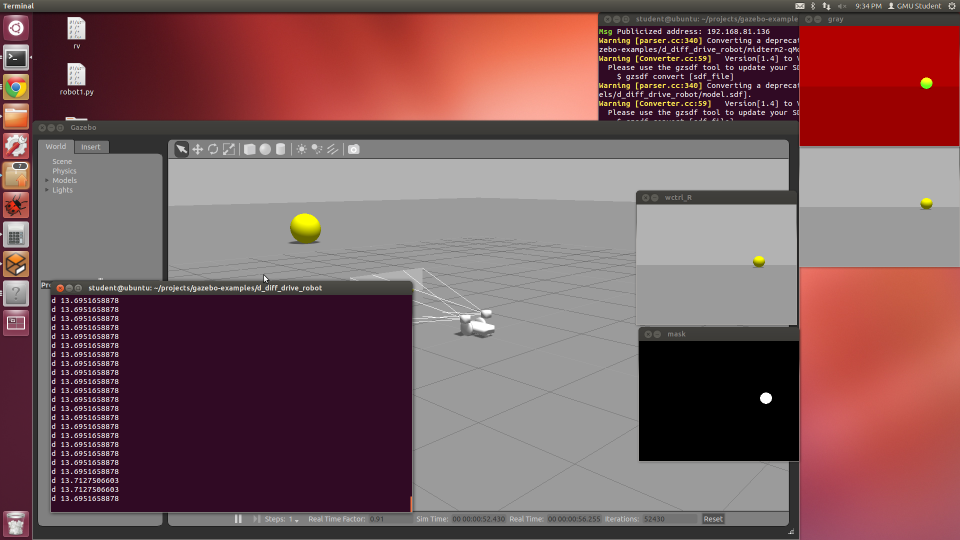
#> input picture midterm2-qMonCam-Asokan.png, 1920 x 1080 px, given in place of the camera (shown at 1/2 size)
$ python vid1.py
#> lines starting #> are read from the running program, lines starting #| are printed output that depends on the picture; after the words box and inside, x2 and y2 are one past the last pixel; in counts of white or black regions, pixels touching at a corner belong together
import cv2
import cv
import numpy as np
#cv2.namedWindow("preview")
vc = cv2.VideoCapture(0)
while(1):
    thresh=0
    W = 120
    H = 240
    _, frame = vc.read()
#> frame is the input picture: shape (1080, 1920, 3); mean B, G, R 92, 89.4, 124
    gray_image = cv2.cvtColor(frame, cv2.COLOR_BGR2GRAY)
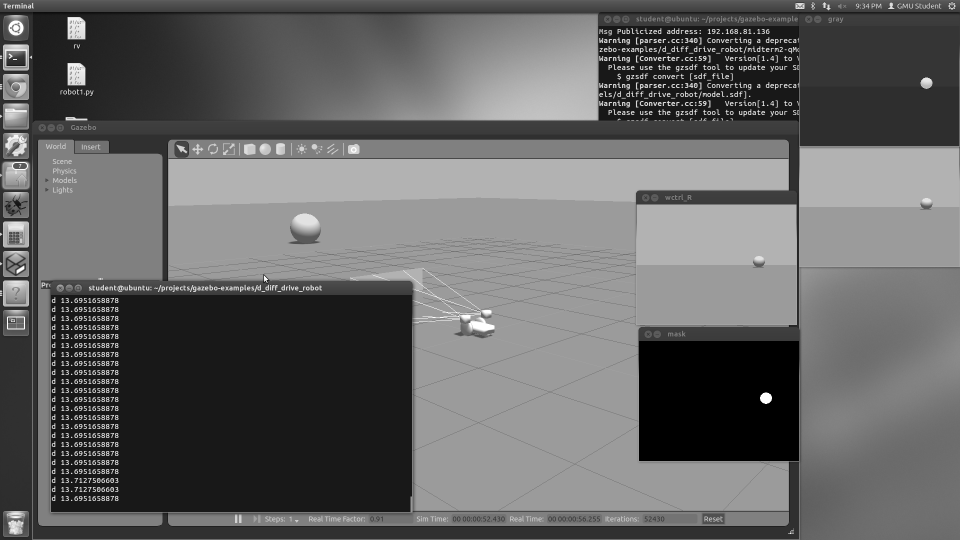
#> gray_image: shape (1080, 1920) (shown at 1/2 size); min 0, max 255, mean 100
    (thresh, bw_image) = cv2.threshold(gray_image, 128, 255, cv2.THRESH_BINARY | cv2.THRESH_OTSU)
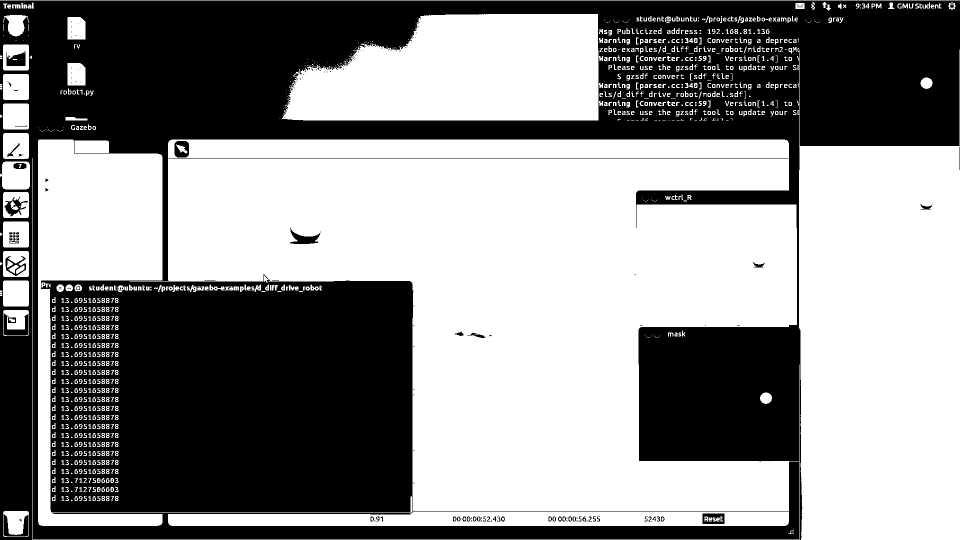
#> bw_image: shape (1080, 1920) (shown at 1/2 size); 55.7% white; 618 black regions (553 under 20 px), largest, box (x1, y1, x2, y2) and area: (0, 1, 1920, 1080) 904447, (337, 317, 1577, 318) 1240, (7, 625, 57, 671) 1013
#> thresh = 93
    newx,newy = frame.shape[1]/2,frame.shape[0]/2 #new size (w,h)
#> newx = 960; newy = 540
    smallerimage = cv2.resize(frame,(newx,newy))
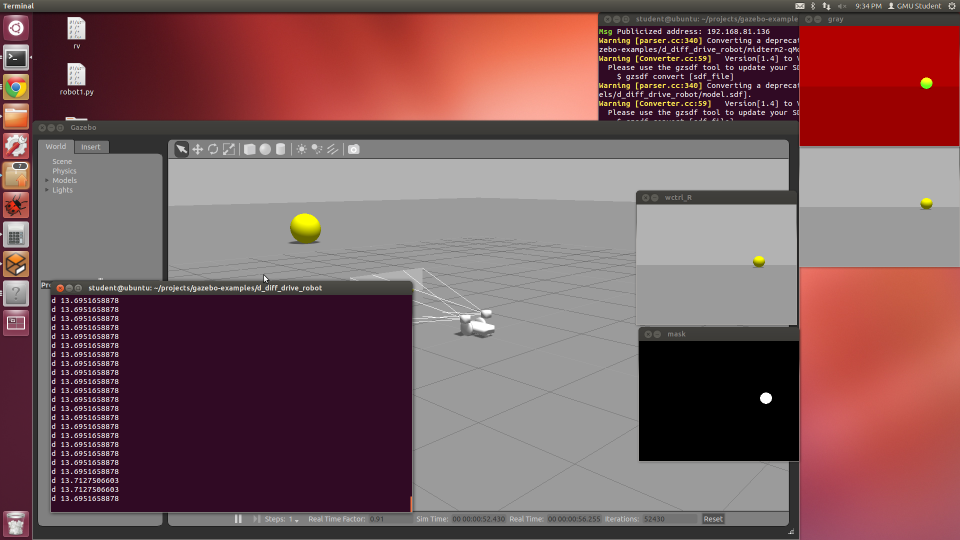
#> smallerimage: shape (540, 960, 3); mean B, G, R 92, 89.5, 124.1
    blur = cv2.blur(bw_image,(5,5))
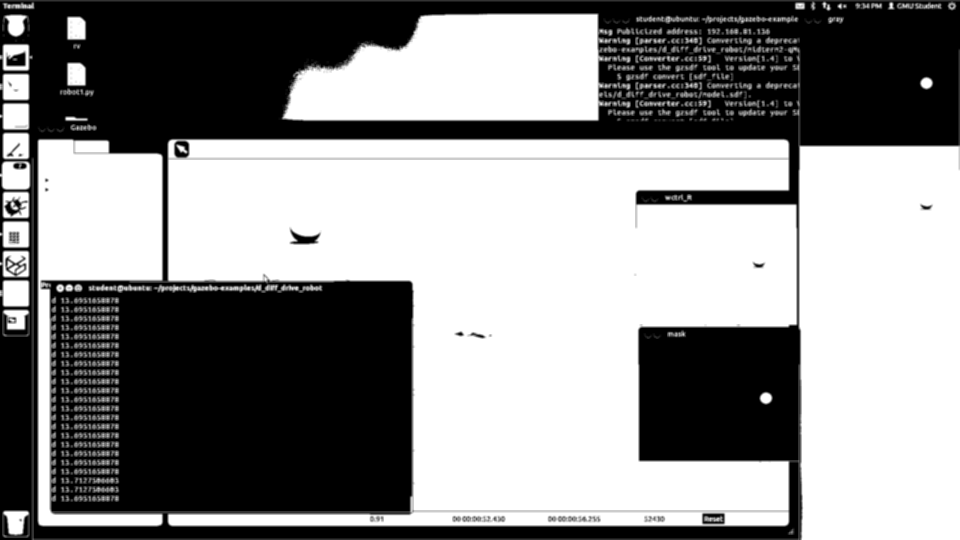
#> blur: shape (1080, 1920) (shown at 1/2 size); min 0, max 255, mean 141.9
    cv2.imshow("original", frame)
    cv2.imshow("blur", blur)
    cv2.imshow("smaller", smallerimage)
    cv2.imshow("bw", bw_image)
    k = cv2.waitKey(5) & 0xFF
#> (key Esc is pressed here)
    if k == 27:
        break
cv2.destroyWindow("preview")

$ run again, on midterm2-qStereoCam-Asokan.png
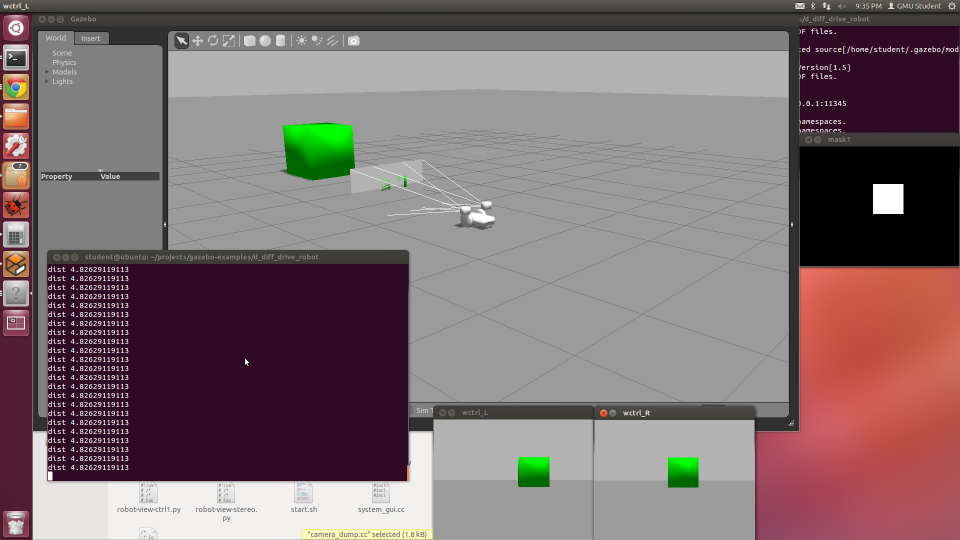
#> input picture midterm2-qStereoCam-Asokan.png, 1920 x 1080 px, given in place of the camera (shown at 1/2 size)
#> frame is the input picture: shape (1080, 1920, 3); mean B, G, R 112.1, 109.9, 126.3
#> `(thresh, bw_image) = cv2.threshold(gray_image, 128, 255, cv2.THRESH_BI..`:
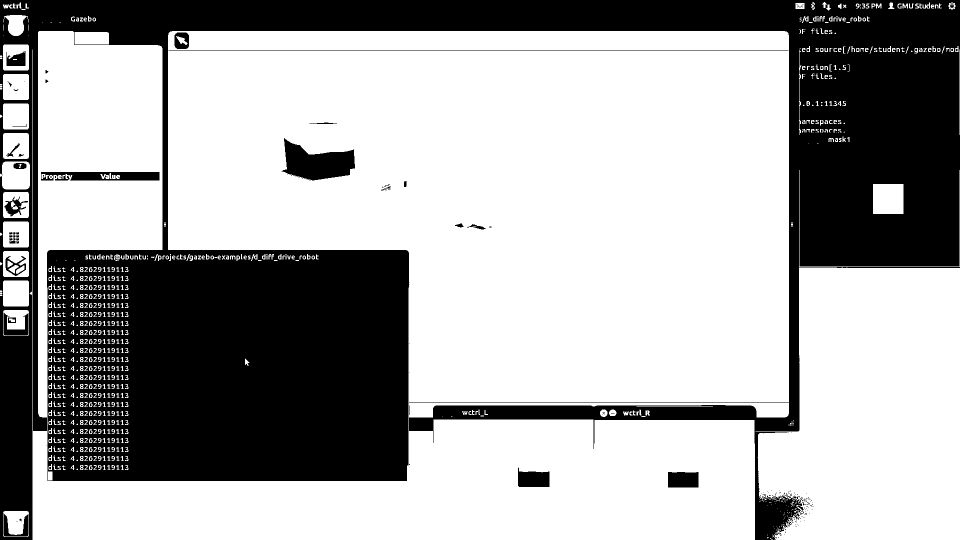
#> bw_image: shape (1080, 1920) (shown at 1/2 size); 66.3% white; 405 black regions (364 under 20 px), largest, box (x1, y1, x2, y2) and area: (0, 0, 1920, 1080) 673104, (563, 276, 710, 361) 7377, (82, 344, 319, 361) 3418
#> thresh = 95
#> `smallerimage = cv2.resize(frame,(newx,newy))`:
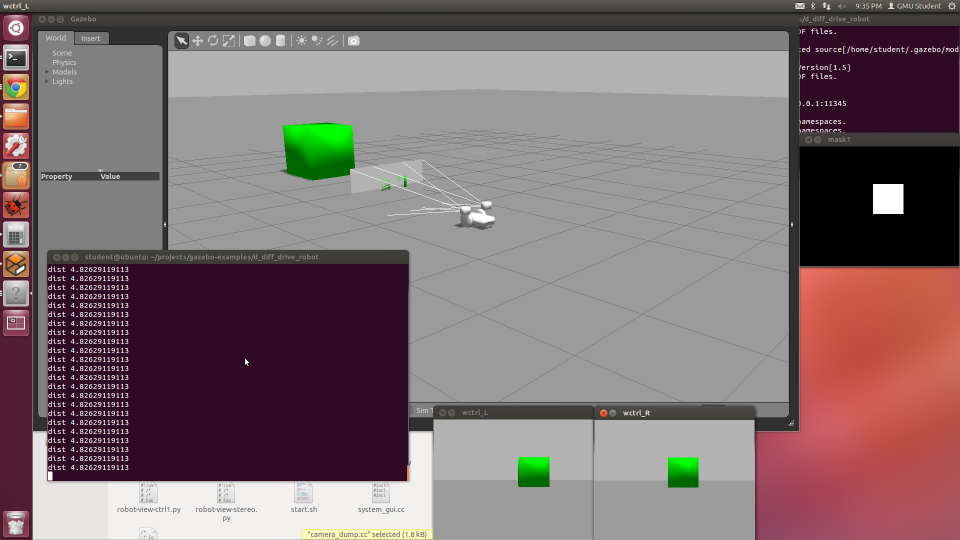
#> smallerimage: shape (540, 960, 3); mean B, G, R 112.2, 109.9, 126.4
